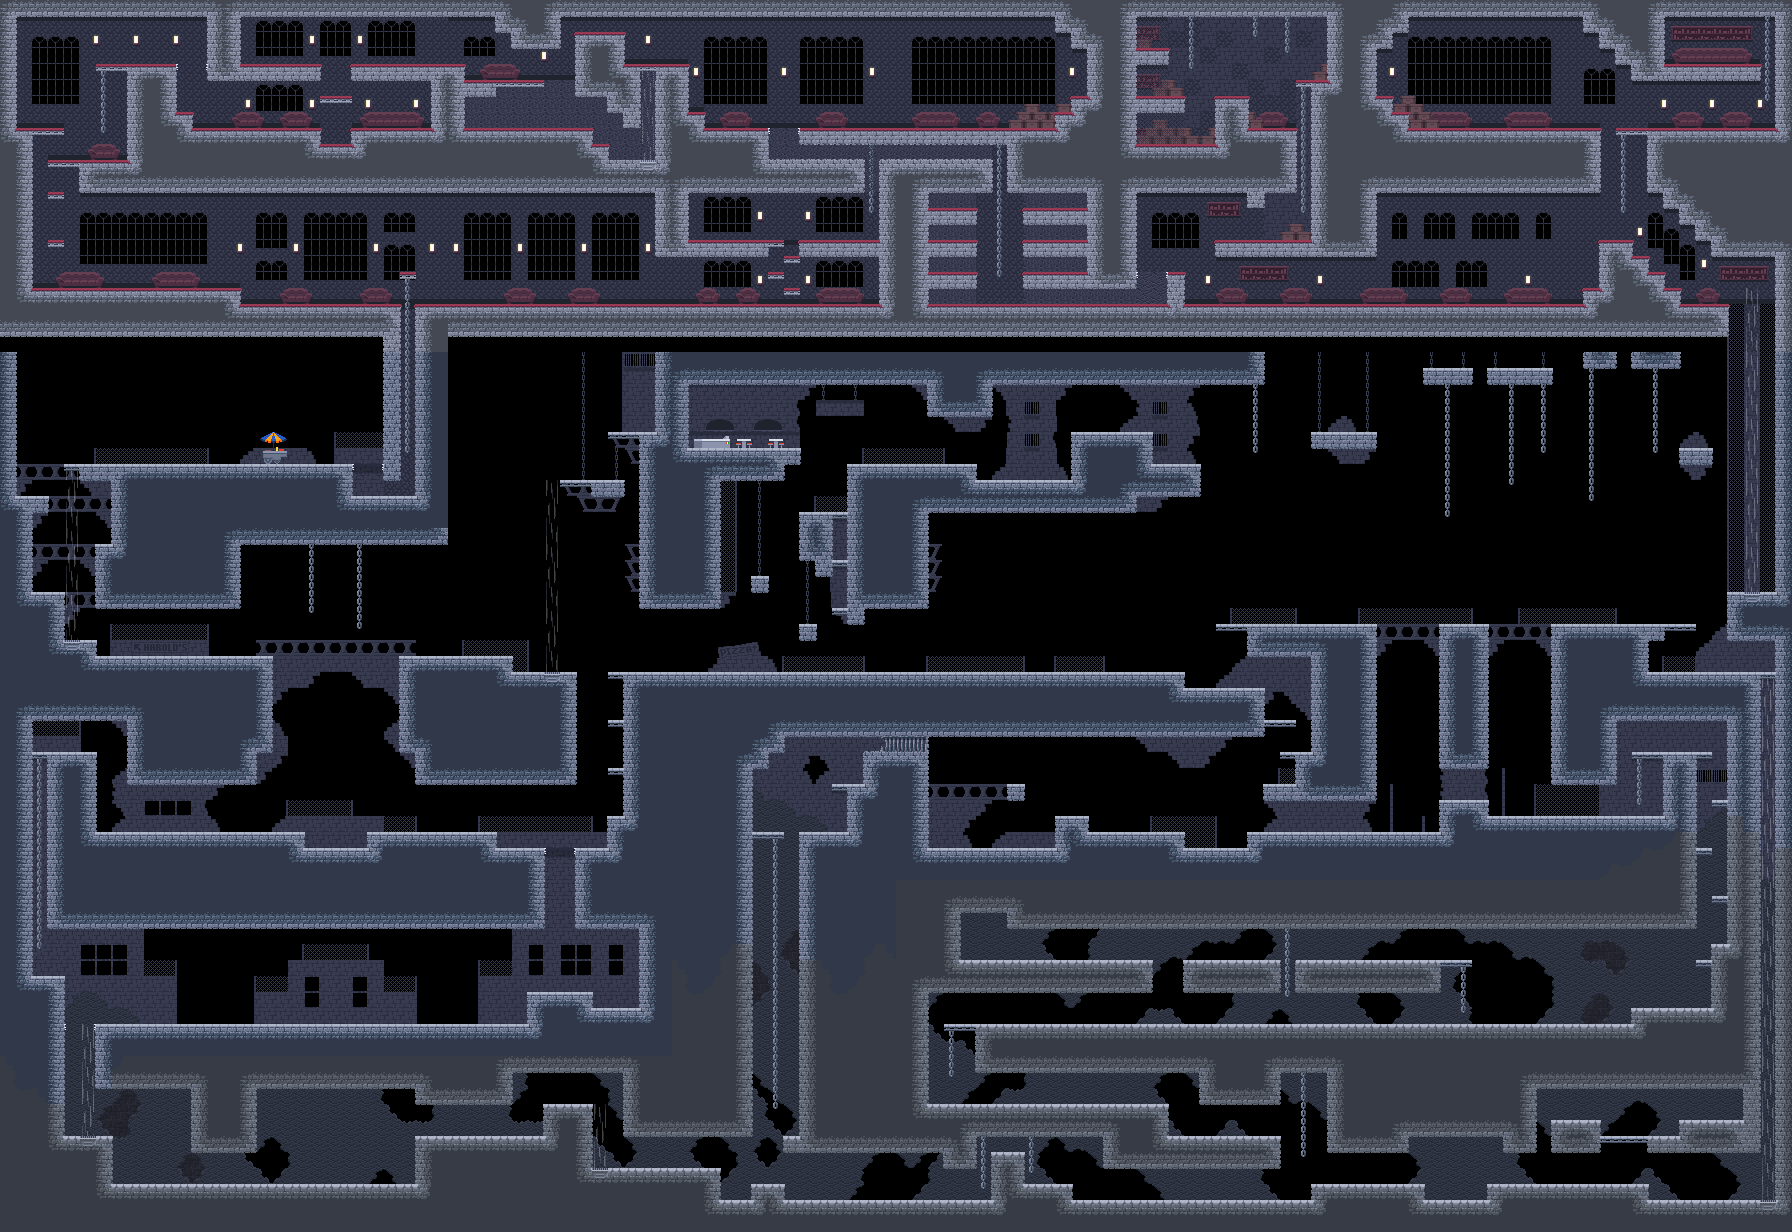

This is a level from a 2D game, rendered from its Tiled map with the project's own tilesets. A one-line summary and the map file follow, with tile-layer data summarised:
An orthogonal 112x77 tile map with 16x16 px tiles, 9 tile layers (back, back2, chain, wind animation, ...), 4 hidden layers not drawn, 2 tilesets and 112 objects.

<map version="1.5" tiledversion="1.7.2" orientation="orthogonal" renderorder="right-down" compressionlevel="0" width="112" height="77" tilewidth="16" tileheight="16" infinite="0" nextlayerid="19" nextobjectid="260">
 <tileset firstgid="1" source="grafiti.tsx" />
 <tileset firstgid="257" source="wind.tsx" />
 <layer id="2" name="**" width="112" height="77" visible="0">
  <data>[8624 cells, 1044 non-empty, 10 distinct tile ids]</data>
 </layer>
 <layer id="1" name="**" width="112" height="77" visible="0">
  <data>[8624 cells, 1376 non-empty, 13 distinct tile ids]</data>
 </layer>
 <layer id="4" name="background" width="112" height="77" visible="0">
  <data>[8624 cells, 8624 non-empty, 1 distinct tile ids]</data>
 </layer>
 <group id="16" name="background">
  <layer id="6" name="back" width="112" height="77">
   <data>[8624 cells, 4190 non-empty, 55 distinct tile ids]</data>
  </layer>
  <layer id="14" name="back2" width="112" height="77">
   <data>[8624 cells, 121 non-empty, 36 distinct tile ids]</data>
  </layer>
 </group>
 <layer id="12" name="chain" width="112" height="77">
  <data>[8624 cells, 175 non-empty, 3 distinct tile ids]</data>
 </layer>
 <layer id="18" name="wind animation" width="112" height="77" opacity="0.26" offsetx="0" offsety="48">
  <data>[8624 cells, 25 non-empty, 1 distinct tile ids]</data>
 </layer>
 <group id="17" name="ground">
  <layer id="13" name="ground 2" width="112" height="77">
   <data>[8624 cells, 1265 non-empty, 29 distinct tile ids]</data>
  </layer>
  <layer id="15" name="glass" width="112" height="77" visible="0">
   <data>[8624 cells, 13 non-empty, 3 distinct tile ids]</data>
  </layer>
  <layer id="5" name="ground" width="112" height="77">
   <data>[8624 cells, 4410 non-empty, 88 distinct tile ids]</data>
  </layer>
 </group>
 <group id="11" name="hit" opacity="0">
  <layer id="10" name="platform hitbox" width="112" height="77">
   <data>[8624 cells, 83 non-empty, 1 distinct tile ids]</data>
  </layer>
  <layer id="9" name="ground hitbox" width="112" height="77">
   <data>[8624 cells, 4122 non-empty, 2 distinct tile ids]</data>
  </layer>
  <layer id="7" name="wind hitbox" width="112" height="77">
   <data>[8624 cells, 93 non-empty, 1 distinct tile ids]</data>
  </layer>
 </group>
 <objectgroup id="3" name="screens" visible="0" opacity="0.57">
  <object id="2" x="0" y="176" width="224" height="176" />
  <object id="3" x="224" y="176" width="224" height="176" />
  <object id="4" x="0" y="0" width="224" height="176" />
  <object id="5" x="224" y="0" width="224" height="176" />
  <object id="6" x="448" y="0" width="224" height="176" />
  <object id="7" x="672" y="0" width="224" height="176" />
  <object id="8" x="448" y="176" width="224" height="176" />
  <object id="9" x="672" y="176" width="224" height="176" />
  <object id="12" x="0" y="528" width="224" height="176" />
  <object id="13" x="224" y="528" width="224" height="176" />
  <object id="14" x="0" y="352" width="224" height="176" />
  <object id="15" x="224" y="352" width="224" height="176" />
  <object id="16" x="448" y="352" width="224" height="176" />
  <object id="17" x="672" y="352" width="224" height="176" />
  <object id="18" x="448" y="528" width="224" height="176" />
  <object id="19" x="672" y="528" width="224" height="176" />
  <object id="24" x="0" y="704" width="224" height="176" />
  <object id="25" x="224" y="704" width="224" height="176" />
  <object id="26" x="448" y="704" width="224" height="176" />
  <object id="27" x="672" y="704" width="224" height="176" />
  <object id="29" x="1120" y="176" width="224" height="176" />
  <object id="31" x="1120" y="0" width="224" height="176" />
  <object id="33" x="0" y="880" width="224" height="176" />
  <object id="34" x="224" y="880" width="224" height="176" />
  <object id="35" x="0" y="1056" width="224" height="176" />
  <object id="36" x="224" y="1056" width="224" height="176" />
  <object id="37" x="1120" y="528" width="224" height="176" />
  <object id="38" x="448" y="880" width="224" height="176" />
  <object id="39" x="1120" y="352" width="224" height="176" />
  <object id="43" x="896" y="880" width="224" height="176" />
  <object id="44" x="1120" y="880" width="224" height="176" />
  <object id="45" x="896" y="176" width="224" height="176" />
  <object id="46" x="896" y="0" width="224" height="176" />
  <object id="47" x="896" y="528" width="224" height="176" />
  <object id="48" x="896" y="352" width="224" height="176" />
  <object id="49" x="1120" y="704" width="224" height="176" />
  <object id="50" x="448" y="1056" width="224" height="176" />
  <object id="51" x="672" y="880" width="224" height="176" />
  <object id="53" x="896" y="704" width="224" height="176" />
  <object id="54" x="672" y="1056" width="224" height="176" />
  <object id="56" x="896" y="1056" width="224" height="176" />
  <object id="58" x="1120" y="1056" width="224" height="176" />
  <object id="76" x="1568" y="176" width="224" height="176" />
  <object id="77" x="1568" y="0" width="224" height="176" />
  <object id="78" x="1568" y="528" width="224" height="176" />
  <object id="79" x="1568" y="352" width="224" height="176" />
  <object id="80" x="1344" y="880" width="224" height="176" />
  <object id="81" x="1568" y="880" width="224" height="176" />
  <object id="82" x="1344" y="176" width="224" height="176" />
  <object id="83" x="1344" y="0" width="224" height="176" />
  <object id="84" x="1344" y="528" width="224" height="176" />
  <object id="85" x="1344" y="352" width="224" height="176" />
  <object id="86" x="1568" y="704" width="224" height="176" />
  <object id="87" x="1344" y="704" width="224" height="176" />
  <object id="88" x="1344" y="1056" width="224" height="176" />
  <object id="90" x="1568" y="1056" width="224" height="176" />
  <object id="92" x="0" y="176" width="224" height="176" />
  <object id="93" x="224" y="176" width="224" height="176" />
  <object id="94" x="0" y="0" width="224" height="176" />
  <object id="95" x="224" y="0" width="224" height="176" />
  <object id="96" x="448" y="0" width="224" height="176" />
  <object id="97" x="672" y="0" width="224" height="176" />
  <object id="98" x="448" y="176" width="224" height="176" />
  <object id="99" x="672" y="176" width="224" height="176" />
  <object id="100" x="0" y="528" width="224" height="176" />
  <object id="101" x="224" y="528" width="224" height="176" />
  <object id="102" x="0" y="352" width="224" height="176" />
  <object id="103" x="224" y="352" width="224" height="176" />
  <object id="104" x="448" y="352" width="224" height="176" />
  <object id="105" x="672" y="352" width="224" height="176" />
  <object id="106" x="448" y="528" width="224" height="176" />
  <object id="107" x="672" y="528" width="224" height="176" />
  <object id="108" x="0" y="704" width="224" height="176" />
  <object id="109" x="224" y="704" width="224" height="176" />
  <object id="110" x="448" y="704" width="224" height="176" />
  <object id="111" x="672" y="704" width="224" height="176" />
  <object id="112" x="1120" y="176" width="224" height="176" />
  <object id="113" x="1120" y="0" width="224" height="176" />
  <object id="114" x="0" y="880" width="224" height="176" />
  <object id="115" x="224" y="880" width="224" height="176" />
  <object id="116" x="0" y="1056" width="224" height="176" />
  <object id="117" x="224" y="1056" width="224" height="176" />
  <object id="118" x="1120" y="528" width="224" height="176" />
  <object id="119" x="448" y="880" width="224" height="176" />
  <object id="120" x="1120" y="352" width="224" height="176" />
  <object id="121" x="896" y="880" width="224" height="176" />
  <object id="122" x="1120" y="880" width="224" height="176" />
  <object id="123" x="896" y="176" width="224" height="176" />
  <object id="124" x="896" y="0" width="224" height="176" />
  </objectgroup>
</map>
<!-- 23 of 112 objects omitted -->